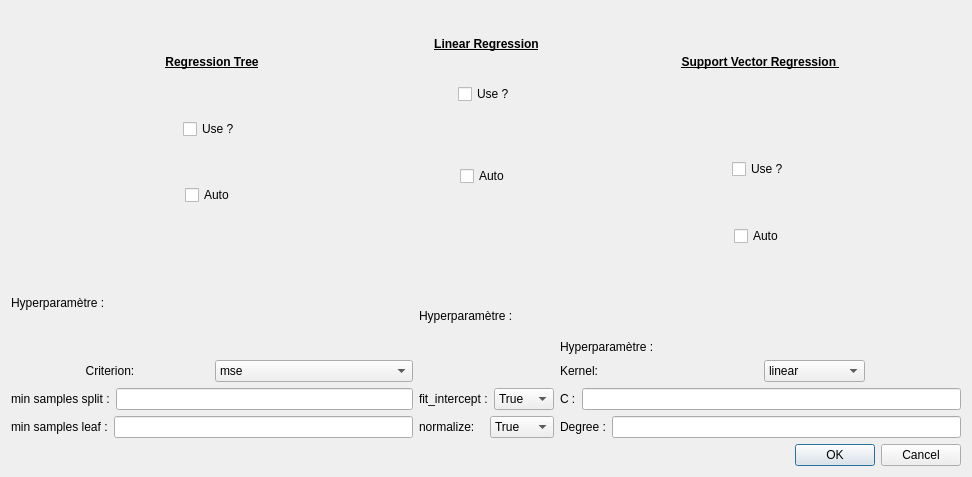
<?xml version="1.0" encoding="UTF-8"?>
<ui version="4.0">
 <class>Model_quanti</class>
 <widget class="QDialog" name="Model_quanti">
  <property name="geometry">
   <rect>
    <x>0</x>
    <y>0</y>
    <width>972</width>
    <height>477</height>
   </rect>
  </property>
  <property name="windowTitle">
   <string>Model Menu</string>
  </property>
  <layout class="QGridLayout" name="gridLayout">
   <item row="2" column="2">
    <widget class="QDialogButtonBox" name="buttonBox">
     <property name="orientation">
      <enum>Qt::Horizontal</enum>
     </property>
     <property name="standardButtons">
      <set>QDialogButtonBox::Cancel|QDialogButtonBox::Ok</set>
     </property>
    </widget>
   </item>
   <item row="1" column="2">
    <layout class="QVBoxLayout" name="verticalLayout">
     <item>
      <widget class="QLabel" name="label_2">
       <property name="text">
        <string>&lt;html&gt;&lt;head/&gt;&lt;body&gt;&lt;p align=&quot;center&quot;&gt;&lt;span style=&quot; font-size:9pt; font-weight:600; text-decoration: underline;&quot;&gt;Support Vector Regression &lt;/span&gt;&lt;/p&gt;&lt;/body&gt;&lt;/html&gt;</string>
       </property>
      </widget>
     </item>
     <item alignment="Qt::AlignHCenter|Qt::AlignVCenter">
      <widget class="QCheckBox" name="SVR_use">
       <property name="text">
        <string>Use ?</string>
       </property>
      </widget>
     </item>
     <item alignment="Qt::AlignHCenter">
      <widget class="QCheckBox" name="SVR_auto">
       <property name="text">
        <string>Auto </string>
       </property>
      </widget>
     </item>
     <item alignment="Qt::AlignBottom">
      <widget class="QLabel" name="label_3">
       <property name="text">
        <string>Hyperparamètre :</string>
       </property>
      </widget>
     </item>
     <item>
      <layout class="QHBoxLayout" name="horizontalLayout_3">
       <item alignment="Qt::AlignLeft">
        <widget class="QLabel" name="label_6">
         <property name="text">
          <string>&lt;html&gt;&lt;head/&gt;&lt;body&gt;&lt;p align=&quot;center&quot;&gt;Kernel:&lt;/p&gt;&lt;/body&gt;&lt;/html&gt;</string>
         </property>
        </widget>
       </item>
       <item alignment="Qt::AlignLeft">
        <widget class="QComboBox" name="combo_kernel">
         <item>
          <property name="text">
           <string>linear</string>
          </property>
         </item>
         <item>
          <property name="text">
           <string>poly</string>
          </property>
         </item>
         <item>
          <property name="text">
           <string>rbf</string>
          </property>
         </item>
         <item>
          <property name="text">
           <string>sigmoid</string>
          </property>
         </item>
         <item>
          <property name="text">
           <string>precomputed</string>
          </property>
         </item>
        </widget>
       </item>
      </layout>
     </item>
     <item>
      <layout class="QHBoxLayout" name="horizontalLayout">
       <item>
        <widget class="QLabel" name="label_4">
         <property name="text">
          <string>C :</string>
         </property>
        </widget>
       </item>
       <item>
        <widget class="QLineEdit" name="SVR_c"/>
       </item>
      </layout>
     </item>
     <item>
      <layout class="QHBoxLayout" name="horizontalLayout_2">
       <item>
        <widget class="QLabel" name="label_5">
         <property name="text">
          <string>Degree :</string>
         </property>
        </widget>
       </item>
       <item>
        <widget class="QLineEdit" name="SVR_degree"/>
       </item>
      </layout>
     </item>
    </layout>
   </item>
   <item row="1" column="1">
    <layout class="QVBoxLayout" name="verticalLayout_3">
     <item alignment="Qt::AlignHCenter">
      <widget class="QLabel" name="label">
       <property name="maximumSize">
        <size>
         <width>16777215</width>
         <height>67</height>
        </size>
       </property>
       <property name="text">
        <string>&lt;html&gt;&lt;head/&gt;&lt;body&gt;&lt;p align=&quot;center&quot;&gt;&lt;span style=&quot; font-size:9pt; font-weight:600; text-decoration: underline;&quot;&gt;Linear Regression&lt;/span&gt;&lt;/p&gt;&lt;/body&gt;&lt;/html&gt;</string>
       </property>
      </widget>
     </item>
     <item alignment="Qt::AlignHCenter">
      <widget class="QCheckBox" name="LR_use">
       <property name="text">
        <string>Use ?</string>
       </property>
      </widget>
     </item>
     <item alignment="Qt::AlignHCenter|Qt::AlignVCenter">
      <widget class="QCheckBox" name="LR_auto">
       <property name="text">
        <string>Auto </string>
       </property>
      </widget>
     </item>
     <item>
      <widget class="QLabel" name="label_10">
       <property name="text">
        <string>Hyperparamètre :</string>
       </property>
      </widget>
     </item>
     <item>
      <layout class="QHBoxLayout" name="horizontalLayout_8">
       <item>
        <widget class="QLabel" name="label_14">
         <property name="text">
          <string>fit_intercept :</string>
         </property>
        </widget>
       </item>
       <item>
        <widget class="QComboBox" name="combo_intercept">
         <item>
          <property name="text">
           <string>True</string>
          </property>
         </item>
         <item>
          <property name="text">
           <string>False</string>
          </property>
         </item>
        </widget>
       </item>
      </layout>
     </item>
     <item>
      <layout class="QHBoxLayout" name="horizontalLayout_4">
       <item>
        <widget class="QLabel" name="label_8">
         <property name="text">
          <string>normalize:</string>
         </property>
        </widget>
       </item>
       <item>
        <widget class="QComboBox" name="combo_norm">
         <item>
          <property name="text">
           <string>True</string>
          </property>
         </item>
         <item>
          <property name="text">
           <string>False</string>
          </property>
         </item>
        </widget>
       </item>
      </layout>
     </item>
    </layout>
   </item>
   <item row="1" column="0">
    <layout class="QVBoxLayout" name="verticalLayout_4">
     <item>
      <widget class="QLabel" name="label_7">
       <property name="text">
        <string>&lt;html&gt;&lt;head/&gt;&lt;body&gt;&lt;p align=&quot;center&quot;&gt;&lt;span style=&quot; font-size:9pt; font-weight:600; text-decoration: underline;&quot;&gt;Regression Tree&lt;/span&gt;&lt;/p&gt;&lt;/body&gt;&lt;/html&gt;</string>
       </property>
      </widget>
     </item>
     <item alignment="Qt::AlignHCenter">
      <widget class="QCheckBox" name="RT_use">
       <property name="text">
        <string>Use ?</string>
       </property>
      </widget>
     </item>
     <item alignment="Qt::AlignHCenter|Qt::AlignVCenter">
      <widget class="QCheckBox" name="RT_auto">
       <property name="text">
        <string>Auto </string>
       </property>
      </widget>
     </item>
     <item>
      <widget class="QLabel" name="label_9">
       <property name="text">
        <string>Hyperparamètre :</string>
       </property>
      </widget>
     </item>
     <item>
      <layout class="QHBoxLayout" name="horizontalLayout_5">
       <item>
        <widget class="QLabel" name="label_11">
         <property name="text">
          <string>&lt;html&gt;&lt;head/&gt;&lt;body&gt;&lt;p align=&quot;center&quot;&gt;Criterion:&lt;/p&gt;&lt;/body&gt;&lt;/html&gt;</string>
         </property>
        </widget>
       </item>
       <item>
        <widget class="QComboBox" name="combo_criterion">
         <item>
          <property name="text">
           <string>mse</string>
          </property>
         </item>
         <item>
          <property name="text">
           <string>friedman_mse</string>
          </property>
         </item>
         <item>
          <property name="text">
           <string>mae</string>
          </property>
         </item>
        </widget>
       </item>
      </layout>
     </item>
     <item>
      <layout class="QHBoxLayout" name="horizontalLayout_6">
       <item>
        <widget class="QLabel" name="label_12">
         <property name="text">
          <string>min samples split :</string>
         </property>
        </widget>
       </item>
       <item>
        <widget class="QLineEdit" name="RT_mss"/>
       </item>
      </layout>
     </item>
     <item>
      <layout class="QHBoxLayout" name="horizontalLayout_7">
       <item>
        <widget class="QLabel" name="label_13">
         <property name="text">
          <string>min samples leaf :</string>
         </property>
        </widget>
       </item>
       <item>
        <widget class="QLineEdit" name="RT_mse"/>
       </item>
      </layout>
     </item>
    </layout>
   </item>
  </layout>
 </widget>
 <resources/>
 <connections>
  <connection>
   <sender>buttonBox</sender>
   <signal>accepted()</signal>
   <receiver>Model_quanti</receiver>
   <slot>accept()</slot>
   <hints>
    <hint type="sourcelabel">
     <x>248</x>
     <y>254</y>
    </hint>
    <hint type="destinationlabel">
     <x>157</x>
     <y>274</y>
    </hint>
   </hints>
  </connection>
  <connection>
   <sender>buttonBox</sender>
   <signal>rejected()</signal>
   <receiver>Model_quanti</receiver>
   <slot>reject()</slot>
   <hints>
    <hint type="sourcelabel">
     <x>316</x>
     <y>260</y>
    </hint>
    <hint type="destinationlabel">
     <x>286</x>
     <y>274</y>
    </hint>
   </hints>
  </connection>
 </connections>
</ui>
